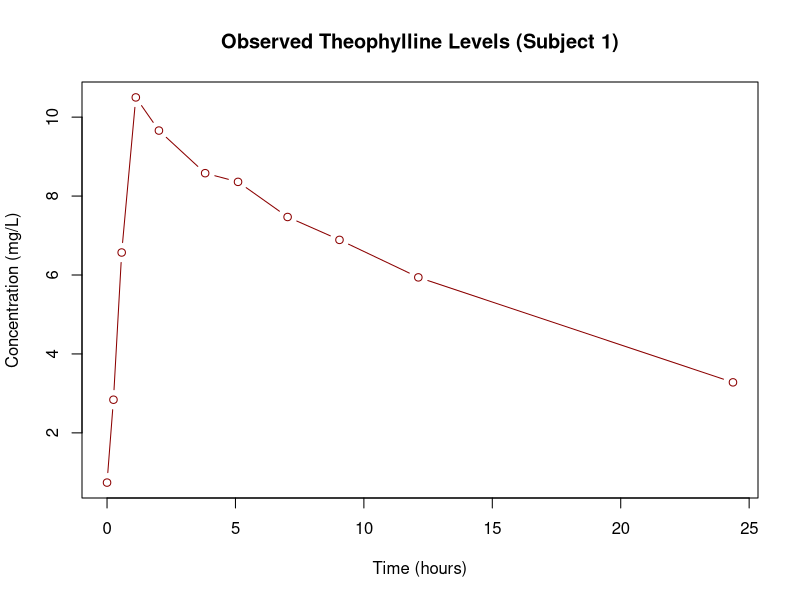
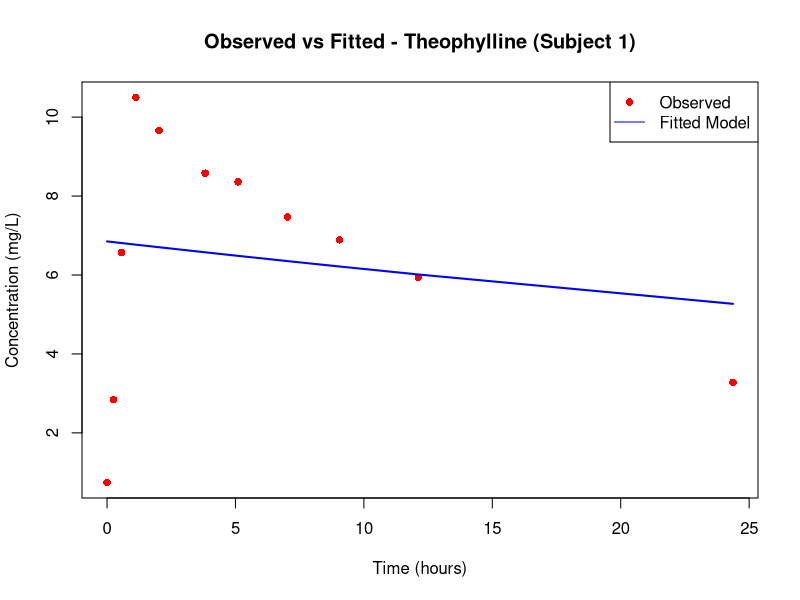

Recreate these plots in R, in order.
# Load Theoph dataset
data(Theoph, package = "datasets")  

# View structure
str(Theoph)

# Preview data
head(Theoph)
# filter data for subject 1
sub1 <- subset(Theoph, Subject == 1)
# Plot observed data
plot(sub1$Time, sub1$conc, type = "b", col = "darkred",
     main = "Observed Theophylline Levels (Subject 1)",
     xlab = "Time (hours)", ylab = "Concentration (mg/L)")

# Fit a nonlinear model: conc = C0 * exp(-k * time)
model <- nls(conc ~ C0 * exp(-k * Time), data = sub1,
             start = list(C0 = 100, k = 0.1))
# Check model summary
summary(model)

# Get predicted values
sub1$predicted <- predict(model)

# Plot observed and fitted
plot(sub1$Time, sub1$conc, col = "red", pch = 16,
     main = "Observed vs Fitted - Theophylline (Subject 1)",
     xlab = "Time (hours)", ylab = "Concentration (mg/L)")
lines(sub1$Time, sub1$predicted, col = "blue", lwd = 2)

legend("topright", legend = c("Observed", "Fitted Model"),
       col = c("red", "blue"), pch = c(16, NA), lty = c(NA, 1))
